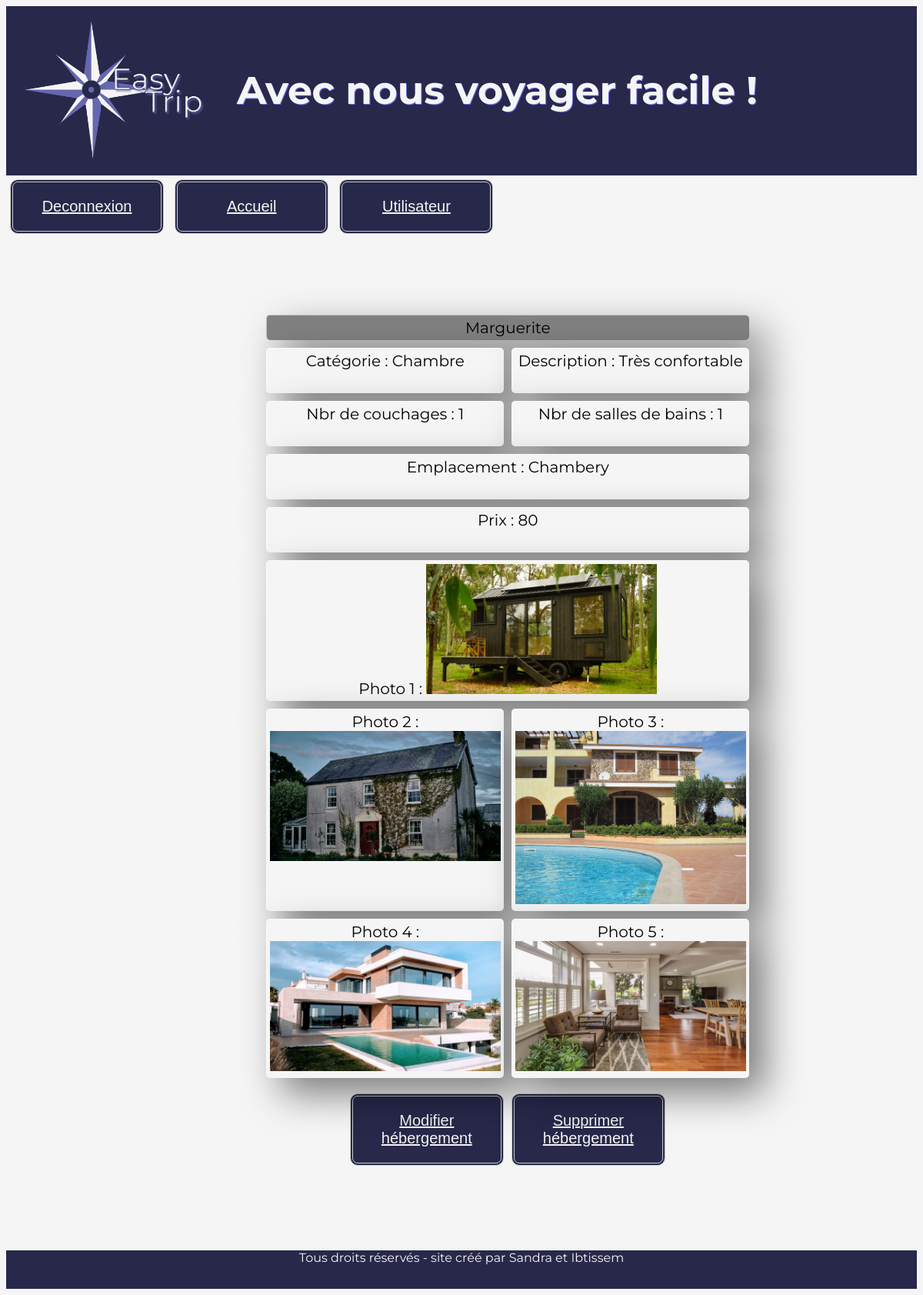
Screenshot of /Administrateur/afficher.hebergement.php?id=67 (signed in) with the database file from the repository.
### tables this page shows
CREATE TABLE `hebergements` (
  `Id` int(10) UNSIGNED NOT NULL,
  `Id_categorie` int(10) DEFAULT NULL,
  `Intitule` varchar(30) DEFAULT NULL,
  `Description` text NOT NULL,
  `Nombre_de_couchages` int(10) UNSIGNED NOT NULL,
  `Nombre_de_salles_de_bain` int(10) UNSIGNED NOT NULL,
  `Emplacement_geographique` varchar(30) NOT NULL,
  `Prix` int(10) UNSIGNED NOT NULL,
  `Disponibilite` tinyint(1) DEFAULT '1',
  `Nom1` varchar(50) NOT NULL,
  `Nom2` varchar(60) NOT NULL,
  `Nom3` varchar(60) NOT NULL,
  `Nom4` varchar(60) NOT NULL,
  `Nom5` varchar(60) NOT NULL
);

CREATE TABLE `categories` (
  `Id` int(10) UNSIGNED NOT NULL,
  `Nom` varchar(30) NOT NULL
);

### Administrateur/afficher.hebergement.php (the view, shortened to what this page needs)
<!DOCTYPE html>
<html lang="fr,en">
<head>
    <link rel="stylesheet" href="../CSS\style.admin.css">
</head>
<body>
<header>
<nav class="container--fluid">
<div class="item">
    <a href="indexheb.php"><img class = "logo" src="../imageeasytrip\Logo_easy_trip.png" alt="logo_easy_trip" srcset=""></a>
</div>
<div class="item">
    <h1>Avec nous voyager facile !</h1>
</div>
</nav>
</header>
<button><a href="deconnexion.php">Deconnexion</a></button>
<button><a href="indexheb.php">Accueil</a></button>
<button><a href="../utilisateur\accueil.php">Utilisateur</a></button>
<main>
                <?php
                try {
                require 'initialisation.php';
                    $sth = $conn->prepare("SELECT * FROM hebergements
                    LEFT JOIN categories ON hebergements.Id_categorie = categories.Id where hebergements.Id= :id");
                    $sth -> bindValue (":id" , $_GET['id'] );
                    $sth->execute();
                    $result = $sth->fetch();
                    if (isset($result)) {
                        ?>
                        <div class="fiche_hebergement">
                        <span> <?php  echo $result ['Intitule'] ;?></span>
                        <span> <?php  echo " Catégorie : " . $result ['Nom'] ;?></span>
                        <span> <?php echo " Description : " . $result ['Description'] ;?></span>
                        <span> <?php echo " Nbr de couchages : " . $result ['Nombre_de_couchages'] ;?></span>
                        <span><?php echo " Nbr de salles de bains : " . $result ['Nombre_de_salles_de_bain'] ;?></span>
                        <span> <?php echo " Emplacement : " . $result ['Emplacement_geographique'] ;?></span>
                        <span> <?php echo " Prix : " . $result ['Prix'] ;?></span>
                        <span><?php echo " Photo 1 : "  . '<img src= "../images/'. $result ['Nom1']. '" alt="photo hébergement">';?></span>
                        <span><?php echo " Photo 2 : "  . '<img src= "../images/'. $result ['Nom2']. '" alt="photo hébergement">';?></span>
                        <span><?php echo " Photo 3 : "  . '<img src= "../images/'. $result ['Nom3']. '" alt="photo hébergement">';?></span>
                        <span><?php echo " Photo 4 : "  . '<img src= "../images/'. $result ['Nom4']. '" alt="photo hébergement">';?></span>
                        <span><?php echo " Photo 5 : "  . '<img src= "../images/'. $result ['Nom5']. '" alt="photo hébergement">';?></span>
                      <div class="btn-crud">
                        <button> <?php echo'<a href="modifier.hebergement.php?id='.$_GET['id'].'"">Modifier hébergement</a>'; ?></button>
        <button><?php echo'<a href="supprimer.php?id='. $_GET['id'] .'">Supprimer hébergement</a>';?></button>
          </div>
                       </div>
                       <?php
                    }
                } catch (PDOException $e) {
                    echo 'Impossible de traiter les données. Erreur : ' . $e->getMessage();
                }
                ?>
    </main>
    <?php require 'footer.php';?>
</body></html>

### rows the page displays
hebergements: Intitule "Marguerite", Id_categorie.Nom "Chambre", Description "Très confortable", Nombre_de_couchages "1", Nombre_de_salles_de_bain "1", Emplacement_geographique "Chambery", Prix "80", Nom1 (picture), Nom2 (picture), Nom3 (picture), Nom4 (picture), Nom5 (picture)
